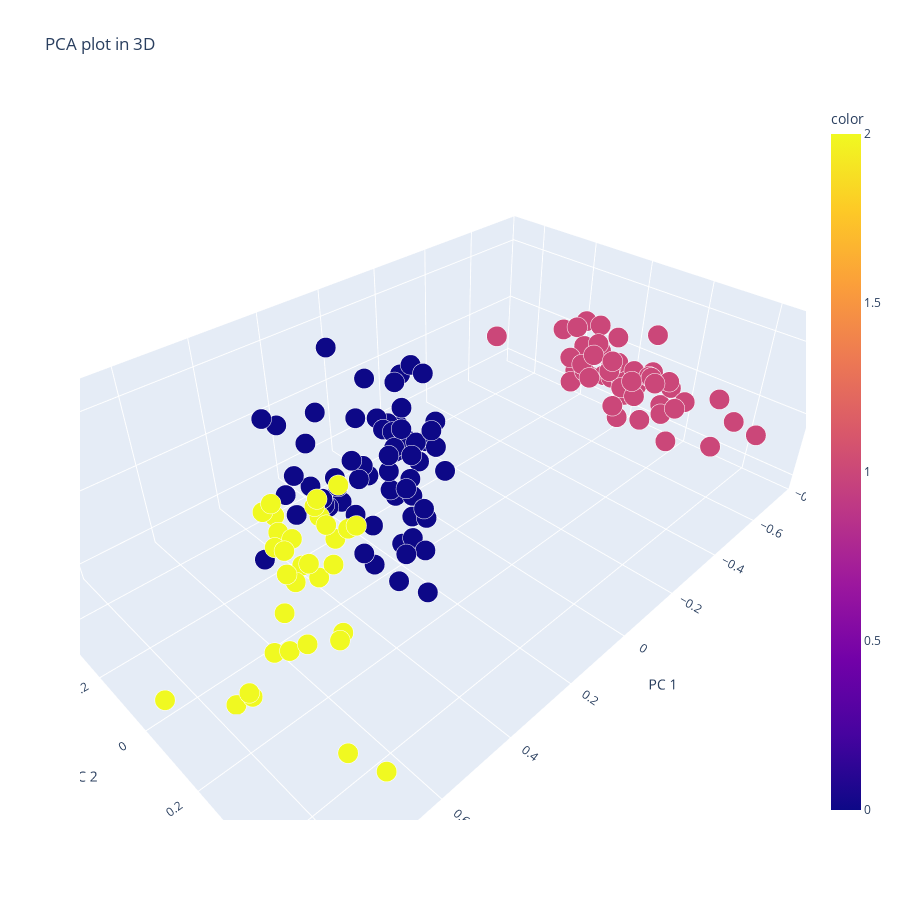

The code cell stored with this chart in its notebook:
### Code cell
PCAplot3D(X, pred_ward)

### Figure 1 — Plotly figure (JSON) as saved in the notebook; plotly's stock layout.template omitted (floating-point values rounded to 4 significant figures; data arrays with more than 128 entries replaced by an {"elided": "..."} marker saying what was removed)
{"data": [{"hovertemplate": "PC 1=%{x}<br>PC 2=%{y}<br>PC 3=%{z}<br>size=%{marker.size}<br>color=%{marker.color}<extra></extra>", "legendgroup": "", "marker": {"color": {"elided": "150 int values"}, "coloraxis": "coloraxis", "opacity": 1, "size": {"elided": "150 float values"}, "sizemode": "area", "sizeref": 0.00025, "symbol": "circle"}, "mode": "markers", "name": "", "scene": "scene", "showlegend": false, "type": "scatter3d", "x": {"elided": "150 float values"}, "y": {"elided": "150 float values"}, "z": {"elided": "150 float values"}}], "layout": {"coloraxis": {"colorbar": {"title": {"text": "color"}}, "colorscale": [[0, "#0d0887"], [0.1111, "#46039f"], [0.2222, "#7201a8"], [0.3333, "#9c179e"], [0.4444, "#bd3786"], [0.5556, "#d8576b"], [0.6667, "#ed7953"], [0.7778, "#fb9f3a"], [0.8889, "#fdca26"], [1, "#f0f921"]]}, "height": 900, "legend": {"itemsizing": "constant", "tracegroupgap": 0}, "scene": {"aspectmode": "auto", "aspectratio": {"x": 1.74, "y": 1.081, "z": 0.5317}, "domain": {"x": [0, 1], "y": [0, 1]}, "xaxis": {"title": {"text": "PC 1"}, "type": "linear"}, "yaxis": {"title": {"text": "PC 2"}, "type": "linear"}, "zaxis": {"title": {"text": "PC 3"}, "type": "linear"}}, "title": {"text": "PCA plot in 3D"}, "width": 900}}
